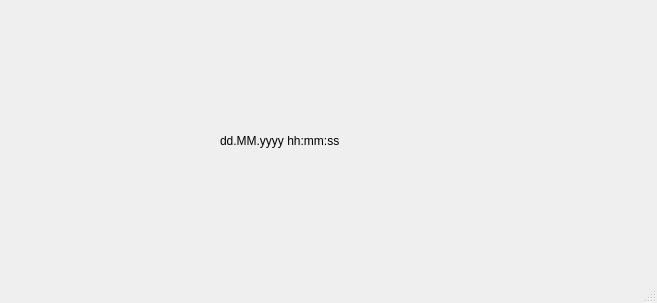
<?xml version="1.0" encoding="UTF-8"?>
<ui version="4.0">
 <class>MainWindow</class>
 <widget class="QMainWindow" name="MainWindow">
  <property name="geometry">
   <rect>
    <x>0</x>
    <y>0</y>
    <width>657</width>
    <height>303</height>
   </rect>
  </property>
  <property name="windowTitle">
   <string>MainWindow</string>
  </property>
  <widget class="QWidget" name="centralwidget">
   <widget class="QLabel" name="label">
    <property name="geometry">
     <rect>
      <x>220</x>
      <y>120</y>
      <width>241</width>
      <height>41</height>
     </rect>
    </property>
    <property name="text">
     <string>dd.MM.yyyy hh:mm:ss</string>
    </property>
   </widget>
  </widget>
  <widget class="QMenuBar" name="menubar">
   <property name="geometry">
    <rect>
     <x>0</x>
     <y>0</y>
     <width>657</width>
     <height>22</height>
    </rect>
   </property>
  </widget>
  <widget class="QStatusBar" name="statusbar"/>
 </widget>
 <resources/>
 <connections/>
</ui>
